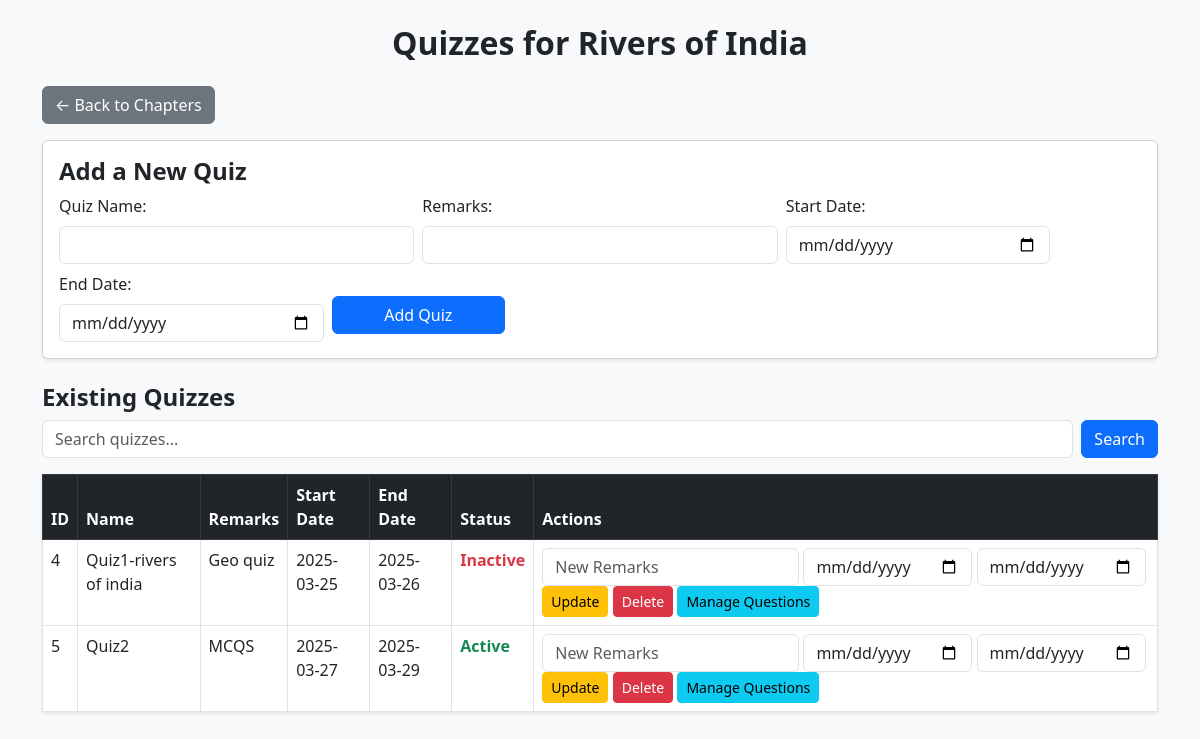
The page /quizzes/4 (signed in) on the database its author committed.
### application/models.py (models this page shows)
class Chapter(db.Model):
    id = db.Column(db.Integer,primary_key=True)
    name = db.Column(db.String(20),nullable=False,unique=True)
    descrip = db.Column(db.String(100))
    subject_id = db.Column(db.Integer, db.ForeignKey('subject.id'), nullable=False)
    subject = db.relationship("Subject", backref="chapters")

class Quiz(db.Model):
    id = db.Column(db.Integer, primary_key=True)
    name = db.Column(db.String(100), nullable=False)
    chapter_id = db.Column(db.Integer, db.ForeignKey("chapter.id"), nullable=False)
    remarks = db.Column(db.String(100))
    start_date = db.Column(db.Date, nullable=False)
    end_date = db.Column(db.Date, nullable=False)
    questions = db.relationship("Questions", backref="quiz", lazy=True)
    chapter = db.relationship("Chapter", backref="quizzes", lazy=True)

### application/routes.py (the view)
@app.route('/quizzes/<int:chapter_id>')
@login_required
def view_quizzes(chapter_id):
    chapter = Chapter.query.get_or_404(chapter_id)
    quizzes = Quiz.query.filter_by(chapter_id=chapter_id).all()
    for quiz in quizzes:
        quiz.is_active = quiz_is_active(quiz.start_date, quiz.end_date)
    return render_template("quizzes.html", chapter=chapter, quizzes=quizzes)

### application/routes.py (called while the page is built)
def quiz_is_active(start_date, end_date):
    present_date = date.today()
    return start_date <= present_date < end_date

### templates/quizzes.html (shortened to what this page needs)
<!DOCTYPE html>
<html lang="en">
<head>
    <link href="https://cdn.jsdelivr.net/npm/bootstrap@5.3.0/dist/css/bootstrap.min.css" rel="stylesheet">
</head>
<body class="bg-light">
    <div class="container mt-4">
        <h2 class="text-center fw-bold">Quizzes for {{ chapter.name }}</h2>
        <a href="{{ url_for('view_chapters', subject_id=chapter.subject_id) }}" class="btn btn-secondary my-3">
            ← Back to Chapters
        </a>
        <div class="card p-3 shadow-sm">
            <h4 class="fw-bold">Add a New Quiz</h4>
            <form action="{{ url_for('add_quiz', chapter_id=chapter.id) }}" method="post">
                <div class="row g-2">
                    <div class="col-md-4">
                        <label class="form-label">Quiz Name:</label>
                        <input type="text" class="form-control" name="name" required>
                    </div>
                    <div class="col-md-4">
                        <label class="form-label">Remarks:</label>
                        <input type="text" class="form-control" name="remarks" required>
                    </div>
                    <div class="col-md-3">
                        <label class="form-label">Start Date:</label>
                        <input type="date" class="form-control" name="start_date" required>
                    </div>
                    <div class="col-md-3">
                        <label class="form-label">End Date:</label>
                        <input type="date" class="form-control" name="end_date" required>
                    </div>
                    <div class="col-md-2">
                        <button type="submit" class="btn btn-primary w-100 mt-4">Add Quiz</button>
                    </div>
                </div>
            </form>
        </div>
        <div class="mt-4">
            <h4 class="fw-bold">Existing Quizzes</h4>
            <form method="POST" action="{{ url_for('search_quizzes', chapter_id=chapter.id) }}" class="d-flex mb-3">
                <input type="text" name="search_query" class="form-control me-2" placeholder="Search quizzes..."
                    value="{{ search_query if search_query else '' }}" required>
                <button type="submit" class="btn btn-primary">Search</button>
            </form>
            <table class="table table-bordered table-hover bg-white shadow-sm">
                <thead class="table-dark">
                    <tr>
                        <th>ID</th>
                        <th>Name</th>
                        <th>Remarks</th>
                        <th>Start Date</th>
                        <th>End Date</th>
                        <th>Status</th>
                        <th>Actions</th>
                    </tr>
                </thead>
                <tbody>
                    {% for quiz in quizzes %}
                    <tr>
                        <td>{{ quiz.id }}</td>
                        <td>{{ quiz.name }}</td>
                        <td>{{ quiz.remarks }}</td>
                        <td>{{ quiz.start_date }}</td>
                        <td>{{ quiz.end_date }}</td>
                        <td class="fw-bold {% if quiz.is_active %}text-success{% else %}text-danger{% endif %}">
                            {% if quiz.is_active %}
                                Active
                            {% else %}
                                Inactive
                            {% endif %}
                        </td>
                        <td>
                            <form action="{{ url_for('update_quiz', quiz_id=quiz.id) }}" method="post" class="d-inline">
                                <input type="text" name="remarks" placeholder="New Remarks" class="form-control d-inline w-auto">
                                <input type="date" name="start_date" class="form-control d-inline w-auto">
                                <input type="date" name="end_date" class="form-control d-inline w-auto">
                                <button type="submit" class="btn btn-warning btn-sm">Update</button>
                            </form>
                            <form action="{{ url_for('delete_quiz', quiz_id=quiz.id) }}" method="post" class="d-inline">
                                <button type="submit" class="btn btn-danger btn-sm">Delete</button>
                            </form>
                            <a href="{{ url_for('view_questions', quiz_id=quiz.id) }}" class="btn btn-info btn-sm">Manage Questions</a>
                        </td>
                    </tr>
                    {% endfor %}
                </tbody>
            </table>
        </div>
    </div>
</body>
</html>

### rows shown on the page
Chapter: name "Rivers of India"
Quiz: id "4", name "Quiz1-rivers of india", remarks "Geo quiz", start_date "2025-03-25", end_date "2025-03-26", shows "Inactive"
Quiz: id "5", name "Quiz2", remarks "MCQS", start_date "2025-03-27", end_date "2025-03-29", shows "Active"
